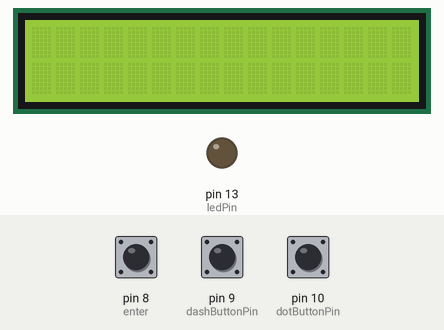
A sketch run on a simulated Arduino Uno, built with avr-gcc and run on an emulated ATmega328P. Parts: 16×2 character LCD, output pins drawn as LEDs (lit = HIGH). Inputs (shaded band) come from the test bench; at power-on: pin 9 (dashButtonPin) HIGH, pin 8 (enter) HIGH, pin 10 (dotButtonPin) HIGH.

Above: at 1.2 s.
1.3 s: pin 9 (dashButtonPin) pulled LOW for 1 s
At 3.1 s:
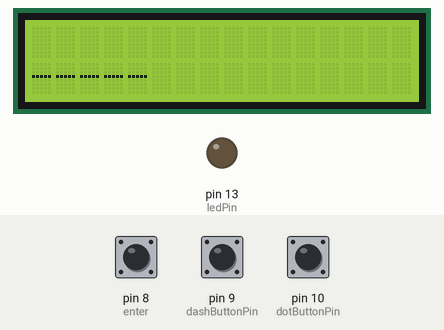
3.8 s: pin 8 (enter) pulled LOW for 0.15 s
At 4.5 s:
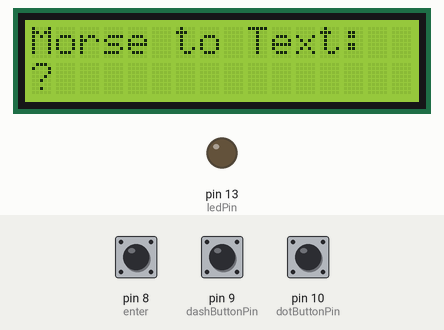
5.4 s: pin 10 (dotButtonPin) pulled LOW for 3.2 s
At 9.7 s:
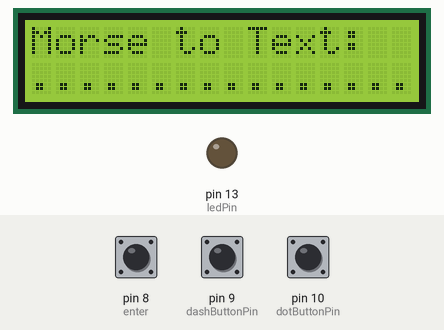
10.1 s: pin 8 (enter) pulled LOW for 1 s
At 10.5 s:
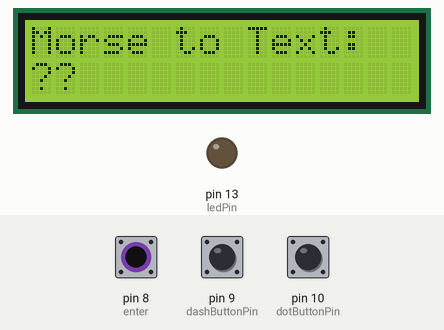
12.6 s: pin 9 (dashButtonPin) pulled LOW for 0.15 s
At 13.4 s:
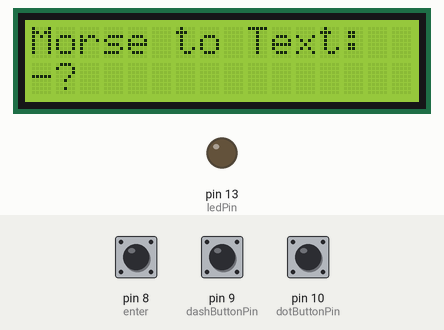
14.2 s: pin 8 (enter) pulled LOW for 0.15 s
At 14.8 s:
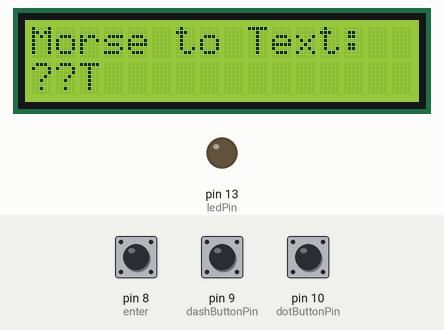
Timing chart, 0 to 16.8 s (numbered marks = the images above; inputs shaded):
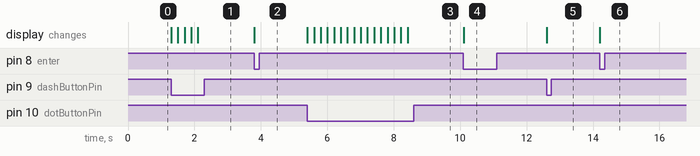

The sketch:

morse.ino
```cpp
#include <LiquidCrystal.h>

int dotButtonPin = 10;
int dashButtonPin = 9;
int enter = 8;
int spaceBar = 7;

int ledPin = 13;

const int rs = 12, en = 11, d4 = 5, d5 = 4, d6 = 3, d7 = 2;
LiquidCrystal lcd(rs, en, d4, d5, d6, d7);;

String morseBuffer = "";
String translatedText = "";

void setup() {
  pinMode(dotButtonPin, INPUT_PULLUP);
  pinMode(dashButtonPin, INPUT_PULLUP);
  pinMode(spaceBar, INPUT_PULLUP);
  pinMode(enter, INPUT_PULLUP);

  pinMode(ledPin, OUTPUT);

  lcd.begin(16, 2);
  //lcd.print("Morse to Text:");
}

void loop() {
  if (digitalRead(dotButtonPin) == LOW) {
    addToBuffer(".");
    delay(200); // Debouncing delay
  }

  if (digitalRead(dashButtonPin) == LOW) {
    addToBuffer("-");
    delay(200); // Debouncing delay
  }


  /*if (digitalRead(spaceBar) == 1) {
    addToBuffer(" ");
    delay(200); // Debouncing delay
  }*/


  if (digitalRead(enter) == LOW) {
    if (morseBuffer.length() > 0) {
      translateAndDisplay();
      morseBuffer = "";
    }
    delay(1000); // Longer delay for word separation
  }
}

void addToBuffer(String symbol) {
  morseBuffer += symbol;
  lcd.setCursor(0, 1);
  lcd.print(morseBuffer);
}

void translateAndDisplay() {
  char translatedChar = morseToChar(morseBuffer);
  translatedText += translatedChar;
  lcd.clear();
  lcd.setCursor(0, 0);
  lcd.print("Morse to Text:");
  lcd.setCursor(0, 1);
  lcd.print(translatedText);
}
char morseToChar(String morse) {
  // Morse to English mapping using if statements
  //if (digitalRead(spaceBar) == LOW) return ' ';
  if (morse == ".-") return 'A';
  else if (morse == "-...") return 'B';
  else if (morse == "-.-.") return 'C';
  else if (morse == "-..") return 'D';
  else if (morse == ".") return 'E';
  else if (morse == "..-.") return 'F';
  else if (morse == "--.") return 'G';
  else if (morse == "....") return 'H';
  else if (morse == "..") return 'I';
  else if (morse == ".---") return 'J';
  else if (morse == "-.-") return 'K';
  else if (morse == ".-..") return 'L';
  else if (morse == "--") return 'M';
  else if (morse == "-.") return 'N';
  else if (morse == "---") return 'O';
  else if (morse == ".--.") return 'P';
  else if (morse == "--.-") return 'Q';
  else if (morse == ".-.") return 'R';
  else if (morse == "...") return 'S';
  else if (morse == "-") return 'T';
  else if (morse == "..-") return 'U';
  else if (morse == "...-") return 'V';
  else if (morse == ".--") return 'W';
  else if (morse == "-..-") return 'X';
  else if (morse == "-.--") return 'Y';
  else if (morse == "--..") return 'Z';
  else return '?'; // Character not recognized
}
```

Measured:
- after the input at 1.3 s, the display: first changes at once (image 1 shows a later state)
- after the input at 3.8 s, the display: changes at once (image 2)
- after the input at 5.4 s, the display: first changes at once (image 3 shows a later state)
- after the input at 10.1 s, the display: changes at once (image 4)
- after the input at 12.6 s, the display: changes at once (image 5)
- after the input at 14.2 s, the display: changes at once (image 6)
